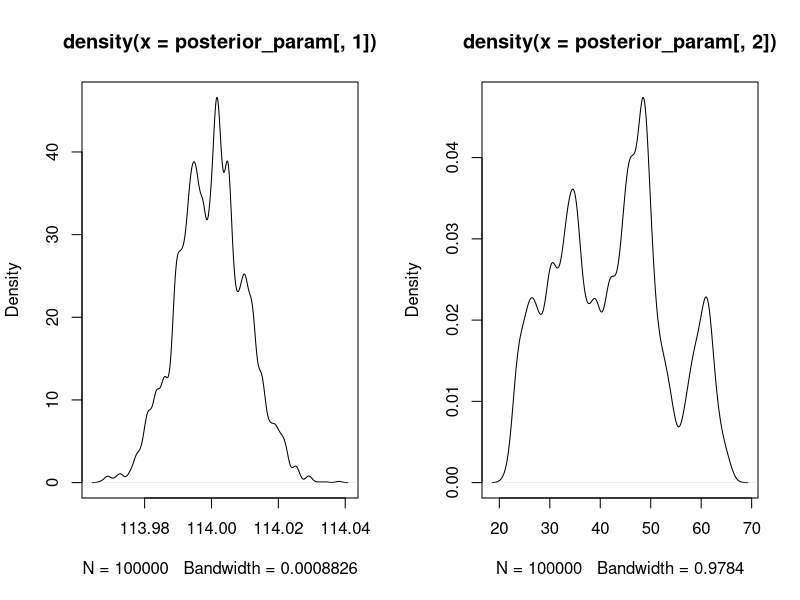

The R source for this figure:
#Simple MCMC
#data = rnorm(1,mean=100,sd=2)
data = c(142)
prior_params = c(list(c(114,0.01)),list(0.01))
#Step number 1 is setting up the prior distribution, done with the parameters
#Step 2 is setting up the function that calculates the posterior probability, given the parameter, data and the prior probability
samplePrior <-function()
{
  c(rnorm(1,prior_params[[1]][1],prior_params[[1]][2]),rexp(1,prior_params[[2]][1]))
}

prior <-function(param)
{
  #print(param)
  dnorm(param[1],prior_params[[1]][1],prior_params[[1]][2])*dexp(param[2],prior_params[[2]][1])
}

likelihood <- function(data,param)
{
  if(param[2]>0)
    #I know the cdf of one number. I will test the likelihood as the probability of sampling from the 
    return(prod(dnorm(data,param[1],param[2])))
    #return (dnorm(pnorm(data,param[1],param[2]),0.83,sd=.001))
  else
    return(0)
}

posterior <- function(data,param)
{
  #1 data point
  return(likelihood(data,param)*prior(param))
}


#MCMC, function to move from the current param one step

MCMC <-function(prior)
{
  for(i in 1:length(prior)) prior[i] = prior[i] + rnorm(1,0,1)
  prior
}

propsition <- function(data,current,new){
  post = posterior(data,current)
  new_post = posterior(data,new)
  ratio = min(1,new_post/post)
  flag = TRUE
  if(ratio < 1) flag = ratio>runif(1,0,1)
  #if(flag)print(paste("Current ",current,"New",new,"Posterior",posterior,"New Posterior",new_posterior,"Ratio is ",ratio))
  flag
}

burnin <- function(data,N=5e04)
{
  param = samplePrior()
  prior_prop = prior(param)
  first_posterior = posterior(data,param)
  for(i in 1:N)
  {
    nparam = samplePrior()
    nposterior = posterior(data,nparam)
    if(nposterior>first_posterior) {
      first_posterior = nposterior
      param=nparam
    }    
  }
  param
}

MH <-function(data,current,N=1e05)
{
  posterior_param = matrix(ncol=length(current),nrow=N)
  posterior_param[1,] = current
  for(i in 2:N)
  {
    new = MCMC(posterior_param[i-1,])
    flag = propsition(data,posterior_param[i-1,],new)
    if(flag){
      posterior_param[i,] = new
    }else{
      posterior_param[i,] = posterior_param[i-1,]
    }
  }
  posterior_param
}

#Step 3 function to sample from the prior distribution and get its probability
#at the start we need to make bigger jumps, until we see that we have a good starting point
param = burnin(data)
posterior_param = MH(data,param,1e05)
par(mfrow=c(1,2))
plot(density(posterior_param[,1]))
plot(density(posterior_param[,2]))
